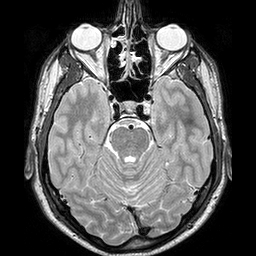
%> input picture TB_image/TUT.IMG.cornea_fourier/matlab/cerveau.bmp, 256 x 256 px
$ octave demo.m   (GNU Octave 9; MATLAB toolbox functions it lacks are replaced by stand-ins)
%> lines starting %> are read from the running program, lines starting %| are printed output that depends on the picture; in (x1, y1, x2, y2) boxes, pixels count from 0 and x2, y2 are one past the last pixel; in counts of white or black regions, pixels touching at a corner belong together; the program's own positions count from 1
%> further down, A is the input picture: size 256x256 uint8; min 0, max 254, mean 81.4
### TB_image/TUT.IMG.cornea_fourier/matlab/viewImage.m
function viewImage(A)
B=double(A);
mmax=max(max(B));
%> mmax = 254
mmin=min(min(B));
%> mmin = 0
if (mmax == mmin)
    B=0;
else
    B=uint8(255*(B-mmin)/(mmax-mmin));
%> B: size 256x256 uint8
end
colormap gray;axis image;
imshow(B,[]);

### TB_image/TUT.IMG.cornea_fourier/matlab/viewImageSpectre.m
function viewImageSpectre(I,S)
% display image
% I is the original image
% S is the Fourier Transform of I (complex image)

figure;
colormap gray;
subplot(1,3,1);
imshow(I,[]);
% visu spectre de phase
subplot(1,3,3);
Im=angle(S);
imshow(Im,[]);
% visu spectre d'amplitude
subplot(1,3,2);
Ia=abs(S);
Ia2=log(1+Ia);
imshow(Ia2,[]);

### TB_image/TUT.IMG.cornea_fourier/matlab/iFT.m
% Inverse Fourier transform utility of spectrum S
function I=iFT(S)
I=real(ifft2(fftshift(S)));

### TB_image/TUT.IMG.cornea_fourier/matlab/FiltrePB.m
function Sr=FiltrePB(S, fC)
%> called with fC = 20
% low pass filtering
% S: spectrum (Fourier Transform)
% fC: cut-off frequency

fC=floor(fC);
if(fC<=0 | 2*fC >= size(S,2) | 2*fC >= size(S,1) )
   disp('Taille de coupure incorrecte');
   Sr=0;
   return;
end

So=zeros(size(S));
So((size(S,1)/2-fC):(size(S,1)/2+fC), (size(S,2)/2-fC):(size(S,2)/2+fC))=1;
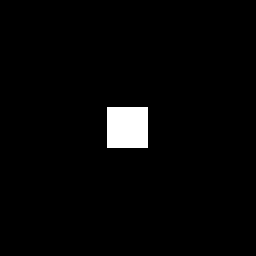
%> So: size 256x256 double; values 0 (black) and 1 (white), 2.6% white; 1 white region, box (x1, y1, x2, y2) and area: (107, 107, 148, 148) 1681
Sr=S.*So;

### TB_image/TUT.IMG.cornea_fourier/matlab/FiltrePH.m
function Sr=FiltrePH(S, fC)
%> called with fC = 20
% High pass filter
% S: spectrum (fourier transform)
% fC: cut-off frequency

fC=floor(fC);
if(fC<=0 | 2*fC >= size(S,2) | 2*fC >= size(S,1) )
   disp('Taille de coupure incorrecte');
   Sr=0;
   return;
end

So=ones(size(S));
So((size(S,1)/2-fC):(size(S,1)/2+fC), (size(S,2)/2-fC):(size(S,2)/2+fC))=0;
Sr=S.*So;

### TB_image/TUT.IMG.cornea_fourier/matlab/FT.m
% Fourier transform utility of image I
function S=FT(I)
S=fftshift(fft2(double(I)));

### TB_image/TUT.IMG.cornea_fourier/matlab/demo.m
%% Fourier 2D Transform - Toolbox Image Processing

%% 0 - Clean

clear all;close all;

%% 1 - Fourier Transform

% read image
A=imread('cerveau.bmp');
% visualisation
figure;viewImage(A);title('Original image');
% spectrum
Spectrum=FT(A);
% display results
viewImageSpectre(A,Spectrum);title('Spectrum of original image');

%% 2 - Inverse Fourier Transform

% inverse transform
B=iFT(Spectrum);
% visualisation image
figure;imshow(B,[]);title('Inverse Fourier Transform');

% amplitude and phase computation
amplitude = abs(Spectrum);
phase = angle(Spectrum);

% reconstruction from amplitude only
C=iFT(amplitude);
figure;imshow(C,[]);title('Reconstruction from amplitude only');

% reconstruction from phase only
D=iFT(exp(1i*phase));
figure;imshow(D,[]);title('Reconstruction from phase only');


%% 3 - low-pass and high-pass filtering, by spectrum modification

% modification
Spectre_PB0=FiltrePB(Spectrum,20);
Spectre_PH0=FiltrePH(Spectrum,20);
% inverse Fourier transform
A_PB0=iFT(Spectre_PB0);
A_PH0=iFT(Spectre_PH0);
%> in iFT (call 5), `I=real(ifft2(fftshift(S)));`:
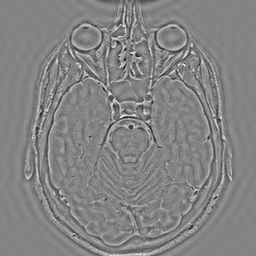
%> I: size 256x256 double; min -196.8, max 183.3, mean 0; drawn with min black and max white
% display results
viewImageSpectre(A_PB0,Spectre_PB0);title('Low-Pass filter PB0');
viewImageSpectre(A_PH0,Spectre_PH0);title('High-Pass filter PH0');

%% 4 - Cornea cell density
A=imread('cornee.tif');
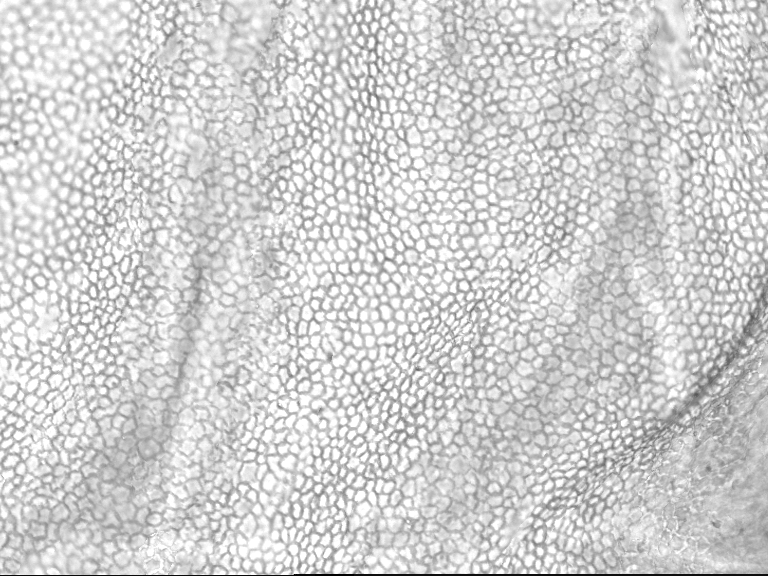
%> input picture TB_image/TUT.IMG.cornea_fourier/matlab/cornee.tif, 768 x 576 px
%> A is the input picture: size 576x768 uint8; min 0, max 255, mean 208.7
% spectrum
Spectrum=FT(A);
% amplitude computation
amplitude = abs(Spectrum);
viewImageSpectre(A, Spectrum);
%> in viewImageSpectre (call 4), `Im=angle(S);`:
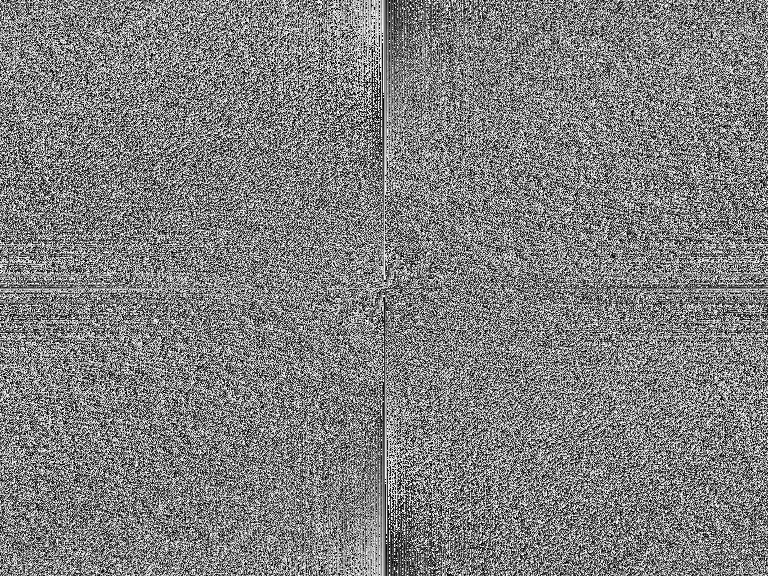
%> Im: size 576x768 double; min -3.14, max 3.14, mean 7.1e-06; drawn with min black and max white
%> in viewImageSpectre (call 4), `Ia2=log(1+Ia);`:
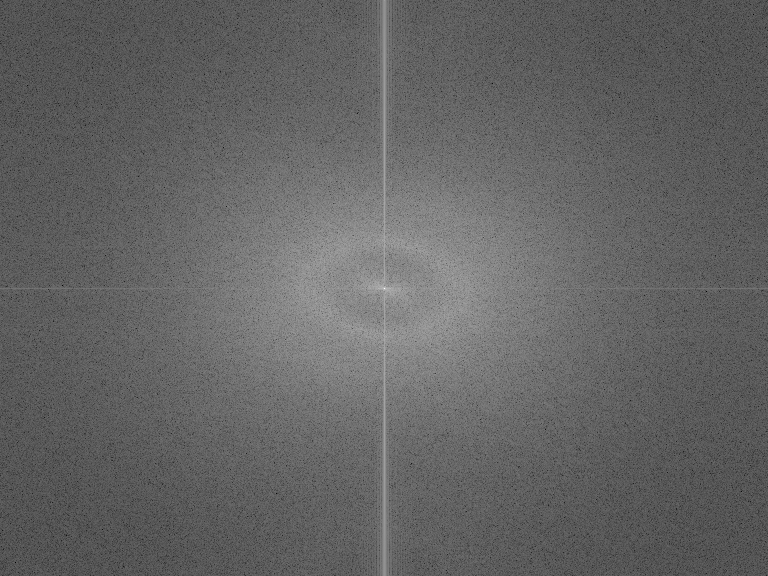
%> Ia2: size 576x768 double; min 1.47, max 18.34, mean 8.1; drawn with min black and max white

% Filtering of the amplitude, classical Gaussian filter (convolution)
PSF = fspecial('gaussian',30,30);
Blurred = imfilter(amplitude,PSF,'symmetric','conv');
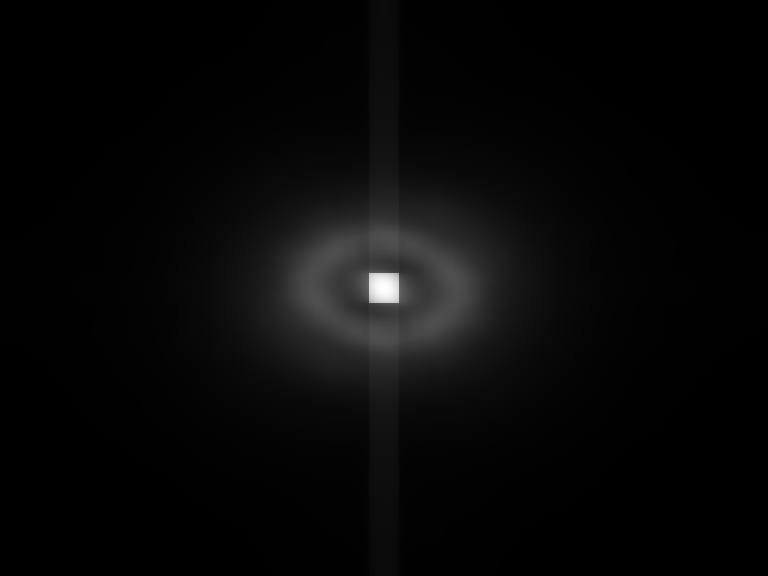
%> Blurred: size 576x768 double; min 1127.8, max 238071.1, mean 8590.4; drawn with min black and max white
% Display the filtered amplitudes
figure;viewImage(Blurred);title('Amplitude filtrée');

% Keep a horizontal line. One has to find the distance between central peak
% (continuous part of the signal) and the second peak, in order to get the
% cell density.
figure();
V = Blurred(:,end/2);
%> V = 576 values, max 238071.1 at index 289, min 11210.9 at index 576, mean 37848.5
plot(V);

% Finding peaks with an elementary method:
% look for the second peak after the foundamental, which is located at
% length(V)/2
[pks, locs] = findpeaks(V);
%> pks = [11443.8; 11443.7; 11475.8; 11500.8; 12764.6; 13022.8; 74384.2; 238071.1; 74464.7; 13896.6; 13415.1; 13033; 11243.5; 11241; 11226.1]; locs = [3; 7; 11; 14; 54; 64; 239; 289; 338; 488; 502; 513; 569; 572; 574]
hold on
plot(locs, pks, 'sr');
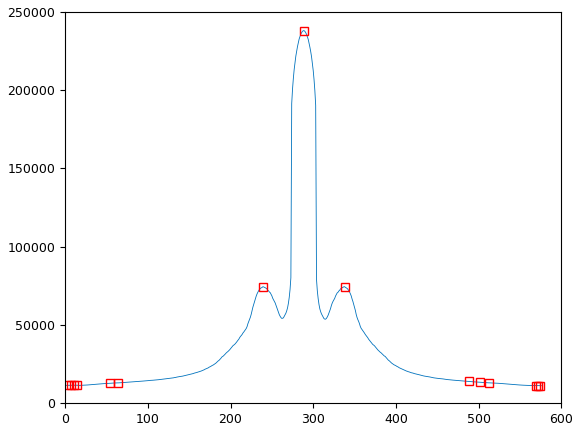
%> figure redrawn from the program's plot data; curve peaks at x = 289, y = 238071.1
locs2 = sort(abs(length(V)/2-locs))
%> locs2 = [1; 49; 50; 200; 214; 224; 225; 234; 274; 277; 281; 281; 284; 285; 286]

disp('frequency of repetition:')
f=locs2(2)/length(V)
%> f = 0.0851
disp('cornea diameter:')
d=1/f
%> d = 11.76

%% 5 - Code des fonctions utiles
% type viewImage;
% type viewImageSpectre;
% type FT;
% type iFT;
% type FiltrePB;
% type FiltrePH;
